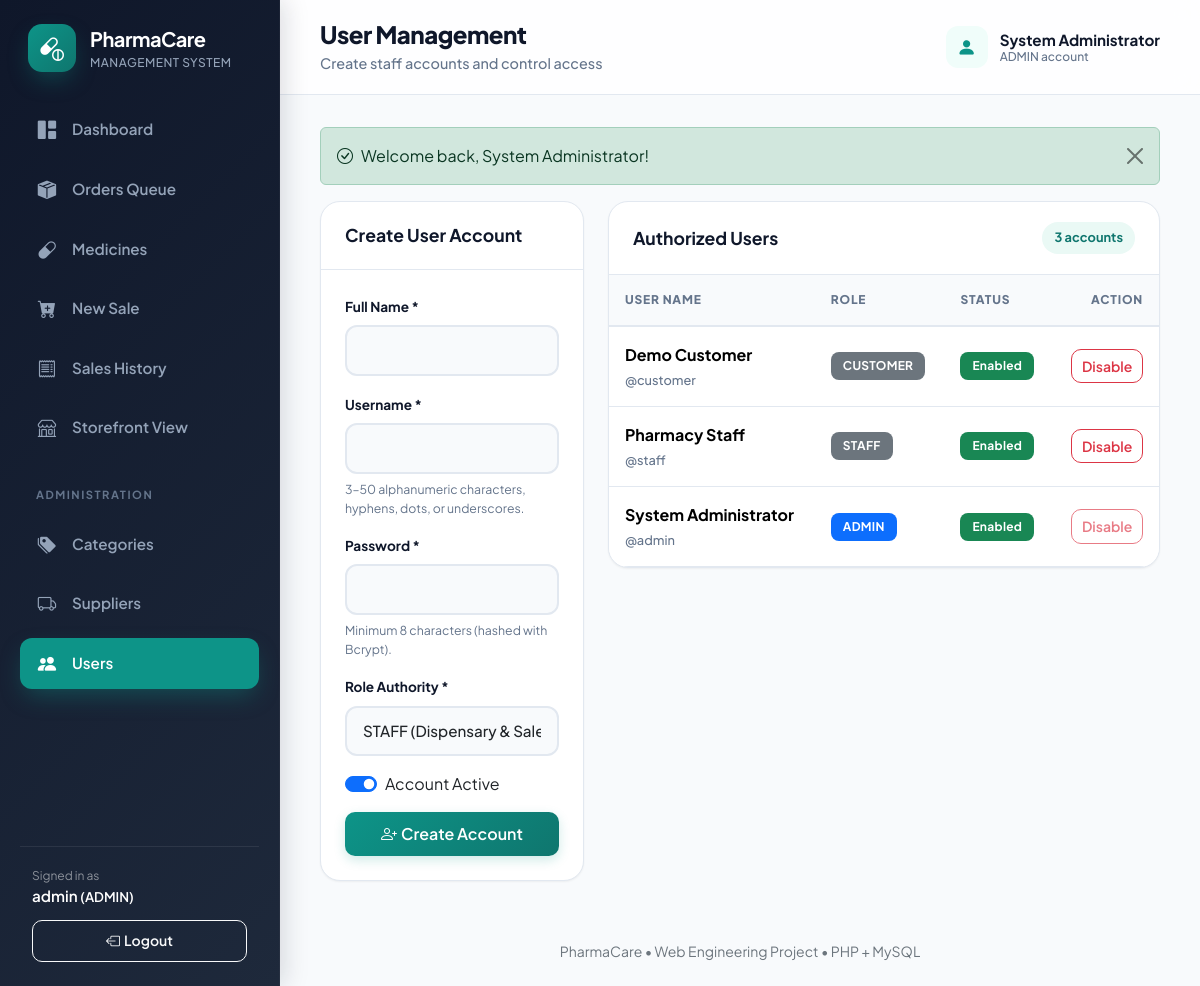
Page /index.php?page=users (signed in) on the committed database.
### tables this page shows
CREATE TABLE IF NOT EXISTS app_users (
 id BIGINT UNSIGNED NOT NULL AUTO_INCREMENT PRIMARY KEY,
 full_name VARCHAR(80) NOT NULL,
 username VARCHAR(50) NOT NULL UNIQUE,
 email VARCHAR(120) NULL UNIQUE,
 phone VARCHAR(30) NULL,
 address VARCHAR(255) NULL,
 password VARCHAR(255) NOT NULL,
 role ENUM('ADMIN','STAFF','CUSTOMER') NOT NULL DEFAULT 'CUSTOMER',
 enabled TINYINT(1) NOT NULL DEFAULT 1,
 created_at DATETIME NOT NULL DEFAULT CURRENT_TIMESTAMP
);

### index.php (called while the page is built, shortened)
<?php
require __DIR__ . '/includes/bootstrap.php';
$page = (string)($_GET['page'] ?? (user() && is_customer() ? 'catalog' : 'dashboard'));
require_login();
require __DIR__ . '/includes/header.php';
match ($page) {
    'catalog' => (new \App\Controllers\CatalogController())->index(),
    'cart' => (new \App\Controllers\CartController())->index(),
    'checkout' => (new \App\Controllers\OrderController())->checkout(),
    'order_confirmation' => (new \App\Controllers\OrderController())->confirmation(),
    'orders' => (new \App\Controllers\OrderController())->index(),
    'order_detail' => (new \App\Controllers\OrderController())->show(),
    'my_orders' => (new \App\Controllers\OrderController())->myOrders(),
    default => include __DIR__ . '/pages/' . $page . '.php'
};
require __DIR__ . '/includes/footer.php';

### includes/bootstrap.php (called while the page is built, shortened)
<?php
$config = require dirname(__DIR__) . '/config.php';
require_once __DIR__ . '/functions.php';
function db(): PDO
{
    static $pdo = null;
    if ($pdo === null) {
        global $config;
        $dsn = 'mysql:host=' . $config['db_host'] . ';port=' . (int)($config['db_port'] ?? 3306) . ';dbname=' . $config['db_name'] . ';charset=utf8mb4';
        try {
            $pdo = new PDO($dsn, (string)$config['db_user'], (string)$config['db_pass'], [
                PDO::ATTR_ERRMODE => PDO::ERRMODE_EXCEPTION,
                PDO::ATTR_DEFAULT_FETCH_MODE => PDO::FETCH_ASSOC,
                PDO::ATTR_EMULATE_PREPARES => false,
            ]);
            $pdo->exec("SET time_zone = '+06:00'");
        } catch (PDOException $e) {
            http_response_code(500);
            die("
            <!doctype html>
            <html lang='en'>
            <head>
                <meta charset='utf-8'>
                <title>Database Connection Issue | PharmaCare</title>
                <style>
                    body { font-family: -apple-system, BlinkMacSystemFont, 'Segoe UI', Roboto, Helvetica, Arial, sans-serif; background: #f8fafc; color: #1e293b; padding: 40px 20px; }
                    .card { max-width: 600px; margin: 0 auto; background: #ffffff; border-radius: 12px; border: 1px solid #e2e8f0; padding: 32px; box-shadow: 0 4px 6px -1px rgba(0,0,0,0.05); }
                    h2 { color: #dc2626; margin-top: 0; font-size: 20px; }
                    .alert { background: #fef2f2; border: 1px solid #fee2e2; color: #991b1b; padding: 12px 16px; border-radius: 8px; font-size: 14px; margin-bottom: 20px; }
                    ul { padding-left: 20px; font-size: 14px; line-height: 1.6; }
                    code { background: #f1f5f9; padding: 2px 6px; border-radius: 4px; font-family: monospace; color: #0f172a; }
                </style>
            </head>
            <body>
                <div class='card'>
                    <h2>Database Connection Failed</h2>
                    <div class='alert'>" . htmlspecialchars($e->getMessage(), ENT_QUOTES, 'UTF-8') . "</div>
                    <p>Please check your <code>config.php</code> credentials:</p>
                    <ul>
                        <li><strong>Host:</strong> <code>" . htmlspecialchars((string)($config['db_host'] ?? ''), ENT_QUOTES, 'UTF-8') . "</code></li>
                        <li><strong>Database:</strong> <code>" . htmlspecialchars((string)($config['db_name'] ?? ''), ENT_QUOTES, 'UTF-8') . "</code></li>
                        <li><strong>User:</strong> <code>" . htmlspecialchars((string)($config['db_user'] ?? ''), ENT_QUOTES, 'UTF-8') . "</code></li>
                    </ul>
                    <p style='font-size: 13px; color: #64748b;'>Make sure your database is created in InfinityFree cPanel and <code>infinityfree_import.sql</code> has been imported.</p>
                </div>
            </body>
            </html>
            ");
        }
    }
    return $pdo;
}

### pages/users.php (the view, shortened to what this page needs)
<?php
$users = fetch_all('SELECT id, full_name, username, role, enabled FROM app_users ORDER BY full_name');
?>
<div class="row g-4">
    <div class="col-xl-4">
        <div class="card">
            <div class="card-header">
                <strong>Create User Account</strong>
            </div>
            <div class="card-body">
                <form action="actions.php" method="post">
                    <div class="mb-3">
                        <label class="form-label" for="u_name">Full Name *</label>
                        <input id="u_name" name="full_name" class="form-control" maxlength="80" required>
                    </div>
                    <div class="mb-3">
                        <label class="form-label" for="u_username">Username *</label>
                        <input id="u_username" name="username" class="form-control" minlength="3" maxlength="50" pattern="[A-Za-z0-9_.-]+" autocomplete="off" required>
                        <div class="form-hint">3–50 alphanumeric characters, hyphens, dots, or underscores.</div>
                    </div>
                    <div class="mb-3">
                        <label class="form-label" for="u_pass">Password *</label>
                        <input id="u_pass" type="password" name="password" class="form-control" minlength="8" maxlength="72" autocomplete="new-password" required>
                        <div class="form-hint">Minimum 8 characters (hashed with Bcrypt).</div>
                    </div>
                    <div class="mb-3">
                        <label class="form-label" for="u_role">Role Authority *</label>
                        <select class="form-select" name="role" id="u_role">
                            <option value="STAFF">STAFF (Dispensary &amp; Sales)</option>
                        </select>
                    </div>
                    <div class="form-check form-switch mb-3">
                        <input class="form-check-input" id="u_enabled" name="enabled" value="1" type="checkbox" checked>
                        <label class="form-check-label" for="u_enabled">Account Active</label>
                    </div>
                    <button type="submit" class="btn btn-primary w-100">
                        <i class="bi bi-person-plus me-1"></i>Create Account
                    </button>
                </form>
            </div>
        </div>
    </div>
    <div class="col-xl-8">
        <div class="card">
            <div class="card-header d-flex justify-content-between align-items-center">
                <strong>Authorized Users</strong>
                <span class="data-meta"><?= count($users) ?> accounts</span>
            </div>
            <div class="table-responsive">
                <table class="table table-hover">
                    <thead>
                        <tr>
                            <th>User Name</th>
                            <th>Role</th>
                            <th>Status</th>
                            <th class="text-end">Action</th>
                        </tr>
                    </thead>
                    <tbody>
                        <?php foreach ($users as $u): ?>
                            <tr>
                                <td>
                                    <strong><?= e($u['full_name']) ?></strong>
                                    <span class="subtext">@<?= e($u['username']) ?></span>
                                </td>
                                <td>
                                    <span class="badge text-bg-<?= $u['role'] === 'ADMIN' ? 'primary' : 'secondary' ?>">
                                        <?= e($u['role']) ?>
                                    </span>
                                </td>
                                <td>
                                    <span class="badge text-bg-<?= $u['enabled'] ? 'success' : 'danger' ?>">
                                        <?= $u['enabled'] ? 'Enabled' : 'Disabled' ?>
                                    </span>
                                </td>
                                <td class="text-end">
                                    <form action="actions.php" method="post">
                                        <button class="btn btn-sm btn-outline-<?= $u['enabled'] ? 'danger' : 'success' ?>"
                                                data-confirm="Change status for user '@<?= e($u['username']) ?>'?"
                                                <?= (int)$u['id'] === (int)user()['id'] ? 'disabled title="Cannot disable your own session account"' : '' ?>>
                                            <?= $u['enabled'] ? 'Disable' : 'Enable' ?>
                                        </button>
                                    </form>
                                </td>
                            </tr>
                        <?php endforeach; ?>
                    </tbody>
                </table>
            </div>
        </div>
    </div>
</div>

### includes/header.php (shortened to what this page needs)
<?php
$active = match($page) {
    'medicine_form' => 'medicines',
    'invoice' => 'sales',
    'sale_form' => 'sale_form',
    'order_detail' => (is_customer() ? 'my_orders' : 'orders'),
    default => $page
};
$heading = page_title($page);
$subtitles = [
 'dashboard' => 'Current pharmacy stock and sales overview',
 'orders' => 'Fulfill customer orders, review prescriptions, and manage dispatch queue',
 'order_detail' => 'Review order items, verify doctor prescriptions, and manage status transitions',
 'my_orders' => 'Track your active orders and review previous medication orders',
 'medicines' => 'Search stock, prices, batch and expiry information',
 'medicine_form' => 'Enter medicine, stock, price and expiry details',
 'sale_form' => 'Select medicines and generate an invoice',
 'sales' => 'Review completed sales and print invoices',
 'invoice' => 'Printable receipt for the completed sale',
 'categories' => 'Organize medicines into searchable groups',
 'suppliers' => 'Manage supplier and contact information',
 'users' => 'Create staff accounts and control access',
 'catalog' => 'Browse, search, and order available medicines online',
 'cart' => 'Review selected medicines and adjust quantities',
 'checkout' => 'Provide delivery address and confirm your order',
 'order_confirmation' => 'Order placed successfully and queued for dispensary review',
 'profile' => 'Manage your customer profile and delivery address',
 'register' => 'Create a customer account to order medicines online'
];
if (!user()) {
    $links = [
        ['catalog', 'capsule-pill', 'Browse Medicines', 'catalog'],
    ];
    $brandUrl = url('catalog');
    $brandSubtitle = 'Online Storefront';
} else {
    $pendingOrdersCount = 0;
    try {
        $pendingOrdersCount = (int)scalar("SELECT COUNT(*) FROM orders WHERE order_status IN ('PENDING', 'CONFIRMED')");
    } catch (Throwable $e) {}
    $ordersBadge = $pendingOrdersCount > 0 ? ' (' . $pendingOrdersCount . ')' : '';
    $links = [
        ['dashboard','grid-1x2-fill','Dashboard','dashboard'],
        ['orders','box-seam-fill','Orders Queue' . $ordersBadge,'orders'],
        ['medicines','capsule','Medicines','medicines'],
        ['sale_form','cart-plus-fill','New Sale','sale_form'],
        ['sales','receipt','Sales History','sales'],
        ['catalog','shop','Storefront View','catalog'],
    ];
    if (is_admin()) {
        $links[] = ['section', '', 'Administration', ''];
        $links[] = ['categories', 'tags-fill','Categories','categories'];
        $links[] = ['suppliers','truck','Suppliers','suppliers'];
        $links[] = ['users','people-fill','Users','users'];
    }
    $brandUrl = url('dashboard');
    $brandSubtitle = 'Management System';
}
?>
<!doctype html><html lang="en"><head>
<link href="https://cdn.jsdelivr.net/npm/bootstrap@5.3.3/dist/css/bootstrap.min.css" rel="stylesheet">
<link href="https://cdn.jsdelivr.net/npm/bootstrap-icons@1.11.3/font/bootstrap-icons.min.css" rel="stylesheet">
<link rel="stylesheet" href="assets/css/app.css"></head><body>
<aside class="app-sidebar">
 <a class="brand" href="<?=e($brandUrl)?>"><span class="brand-mark"><i class="bi bi-capsule-pill"></i></span><span><strong>PharmaCare</strong><small><?=e($brandSubtitle)?></small></span></a>
 <nav class="sidebar-nav">
 <?php foreach ($links as [$dest, $icon, $label, $selected]): ?>
 <?php if ($dest === 'section'): ?><div class="nav-section"><?=e($label)?></div>
 <?php else: ?><a class="<?=($active === $selected ? 'active' : '')?>" href="<?=e(url($dest))?>"><i class="bi bi-<?=e($icon)?>"></i><span><?=e($label)?></span></a><?php endif; ?>
 <?php endforeach; ?>
 </nav>
 <?php if (user()): ?>
  <div class="sidebar-footer">
   <div class="small text-white-50">Signed in as</div>
   <div class="fw-semibold text-white text-truncate"><?=e(user()['username'])?> <small>(<?=e(user()['role'])?>)</small></div>
   <form method="post" action="actions.php"><input type="hidden" name="action" value="logout"><?=csrf_field()?><button class="btn btn-sm btn-outline-light w-100" type="submit"><i class="bi bi-box-arrow-left me-1"></i><span>Logout</span></button></form>
  </div>
 <?php endif; ?>
</aside>
<div class="app-main">
 <header class="app-topbar">
  <div class="d-flex align-items-center gap-3">
   <div><h1><?=e($heading)?></h1><p><?=e($subtitles[$page]??'PharmaCare Management System')?></p></div>
  </div>
  <?php if (user()): ?>
   <div class="d-flex align-items-center gap-2">
    <div class="topbar-user"><span class="avatar"><i class="bi bi-person-fill"></i></span><span><strong><?=e(user()['full_name'])?></strong><small><?=e(user()['role'])?> account</small></span></div>
   </div>
  <?php endif; ?>
 </header>
 <main class="content">

### rows in the picture
app_users: role "MANAGEMENT SYSTEM", username "admin", role "ADMIN", full_name "System Administrator", enabled "Enabled"
app_users: full_name "Demo Customer", username "customer", role "CUSTOMER", enabled "Enabled"
app_users: full_name "Pharmacy Staff", username "staff", role "STAFF", enabled "Enabled"

### other values in the picture
$label "Dashboard"
$label "Orders Queue"
$label "Medicines"
$label "New Sale"
$label "Sales History"
$label "Storefront View"
$label "ADMINISTRATION"
$label "Categories"
$label "Suppliers"
$label "Users"
$heading "User Management"
$subtitles[$page] "Create staff accounts and control access"
$f['text'] "Welcome back, System Administrator!"
count($users) "3"
